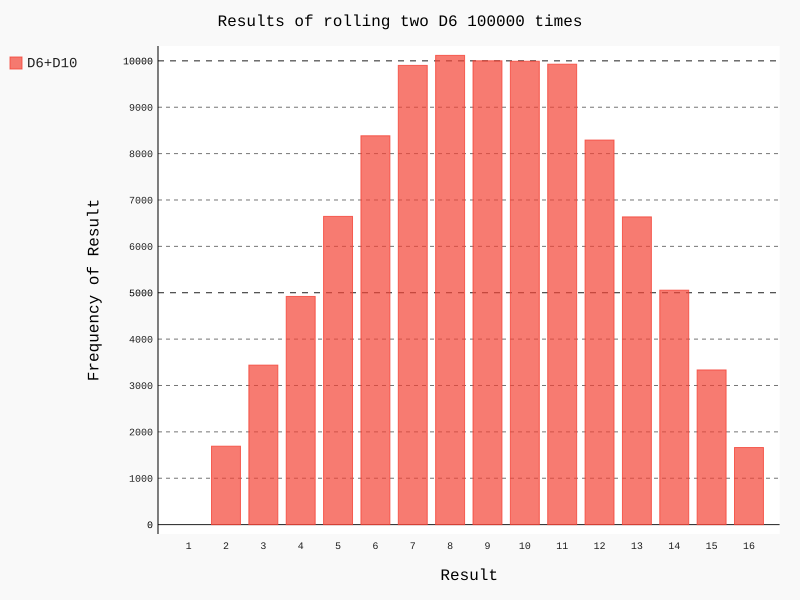

The Python source for this figure:
import pygal
from die import Die
die_1=Die()
die_2=Die(10)

results=[]
for roll_num in range(100000):
    result=die_1.roll()+die_2.roll()
    results.append(result)

frequencies=[]
for value in range(1,die_1.num_sides+die_2.num_sides+1):
    frequency=results.count(value)
    frequencies.append(frequency)

hist=pygal.Bar()
hist.title="Results of rolling two D6 100000 times"
hist.x_labels=['1','2','3','4','5','6','7','8','9','10','11','12','13','14','15','16']
hist.x_title='Result'
hist.y_title='Frequency of Result'

hist.add('D6+D10',frequencies)
hist.render_to_file('die_visual.svg')
